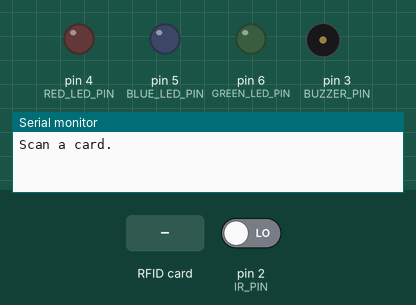
Simulated run of this sketch. Board: Arduino Uno, built with avr-gcc and run on an emulated ATmega328P. On the bench: output pins drawn as LEDs (lit = HIGH), buzzer (waves = sounding), the last lines printed to the serial monitor. The inputs (shaded band) are chosen by the test bench; at power-on: pin 2 (IR_PIN) LOW. EEPROM starts erased; pins used as bus, display or sensor lines are not drawn.

Above: at 1.2 s.
1.3 s: RFID card DE AD BE EF held to the reader
At 1.7 s:
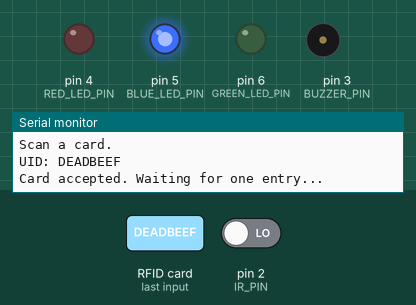
3.9 s: RFID card 5E 7A 19 C4 held to the reader
At 4.4 s:
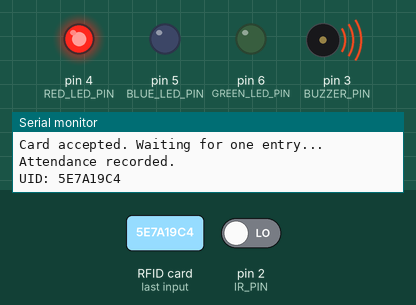
6.2 s: RFID card 12 34 56 78 held to the reader
At 7.12 s:
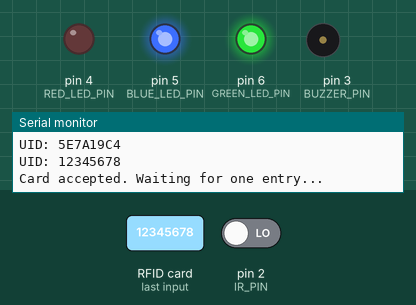
Timing chart, 0 to 9.2 s (numbered marks = the images above; inputs shaded):
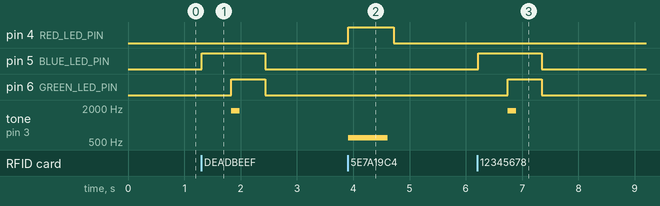

Measured:
- after the input at 1.3 s, pin 5 (BLUE_LED_PIN): LOW → HIGH at once, → LOW 1.1 s later; pin 6 (GREEN_LED_PIN): LOW → HIGH after 0.53 s, → LOW 0.60 s later; tone on pin 3 (BUZZER_PIN): silent → 1800 Hz after 0.53 s, → silent 0.15 s later
- after the input at 3.9 s, pin 4 (RED_LED_PIN): LOW → HIGH at once, → LOW 0.80 s later; tone on pin 3 (BUZZER_PIN): silent → 600 Hz at once, → silent 0.70 s later
- after the input at 6.2 s, pin 5 (BLUE_LED_PIN): LOW → HIGH at once, → LOW 1.1 s later; pin 6 (GREEN_LED_PIN): LOW → HIGH after 0.55 s, → LOW 0.60 s later; tone on pin 3 (BUZZER_PIN): silent → 1800 Hz after 0.55 s, → silent 0.15 s later

The sketch:

08_RFID_Smart_Attendance.ino
```cpp
#include <SPI.h>
#include <MFRC522.h>
#include <EEPROM.h>

/*
  RFID-Based Smart Attendance System - Arduino Uno R3

  Install: MFRC522 library by GithubCommunity/miguelbalboa.

  MFRC522:
  SDA/SS -> D10
  SCK -> D13
  MOSI -> D11
  MISO -> D12
  RST -> D9
  3.3V -> 3.3V (never 5V)

  IR proximity output -> D2
  Buzzer -> D3
  Red LED -> D4
  Blue LED -> D5
  Green LED -> D6

  Replace AUTHORIZED_UIDS with your own card UIDs shown in Serial Monitor.
*/

const byte SS_PIN = 10;
const byte RST_PIN = 9;
const byte IR_PIN = 2;
const byte BUZZER_PIN = 3;
const byte RED_LED_PIN = 4;
const byte BLUE_LED_PIN = 5;
const byte GREEN_LED_PIN = 6;

const unsigned long ENTRY_TIMEOUT_MS = 7000;
const unsigned long DUPLICATE_LOCKOUT_MS = 30000;

MFRC522 rfid(SS_PIN, RST_PIN);

const char *AUTHORIZED_UIDS[] = {
  "DEADBEEF",
  "12345678"
};
const byte AUTHORIZED_COUNT =
    sizeof(AUTHORIZED_UIDS) / sizeof(AUTHORIZED_UIDS[0]);

struct AttendanceRecord {
  byte uid[4];
  unsigned long marker;
};

const int RECORD_SIZE = sizeof(AttendanceRecord);
const int MAX_RECORDS = (EEPROM.length() - 1) / RECORD_SIZE;

String uidToString(const MFRC522::Uid &uid) {
  String result;
  for (byte i = 0; i < uid.size; i++) {
    if (uid.uidByte[i] < 0x10) result += '0';
    result += String(uid.uidByte[i], HEX);
  }
  result.toUpperCase();
  return result;
}

bool isAuthorized(const String &uid) {
  for (byte i = 0; i < AUTHORIZED_COUNT; i++) {
    if (uid == AUTHORIZED_UIDS[i]) return true;
  }
  return false;
}

bool waitForSingleEntry() {
  const unsigned long startedAt = millis();
  bool detected = false;

  while (millis() - startedAt < ENTRY_TIMEOUT_MS) {
    const bool personPresent = digitalRead(IR_PIN) == LOW;

    if (personPresent && !detected) {
      detected = true;
      delay(500);

      if (digitalRead(IR_PIN) == LOW) {
        return true;
      }
    }

    delay(20);
  }

  return false;
}

void saveAttendance(const MFRC522::Uid &uid) {
  byte count = EEPROM.read(0);
  if (count == 0xFF || count >= MAX_RECORDS) count = 0;

  AttendanceRecord record = {};
  for (byte i = 0; i < 4 && i < uid.size; i++) {
    record.uid[i] = uid.uidByte[i];
  }
  record.marker = millis();

  EEPROM.put(1 + count * RECORD_SIZE, record);
  EEPROM.update(0, count + 1);
}

void showDenied() {
  digitalWrite(RED_LED_PIN, HIGH);
  tone(BUZZER_PIN, 600, 700);
  delay(800);
  digitalWrite(RED_LED_PIN, LOW);
}

void showAccepted() {
  digitalWrite(GREEN_LED_PIN, HIGH);
  tone(BUZZER_PIN, 1800, 150);
  delay(600);
  digitalWrite(GREEN_LED_PIN, LOW);
}

void setup() {
  pinMode(IR_PIN, INPUT);
  pinMode(BUZZER_PIN, OUTPUT);
  pinMode(RED_LED_PIN, OUTPUT);
  pinMode(BLUE_LED_PIN, OUTPUT);
  pinMode(GREEN_LED_PIN, OUTPUT);

  Serial.begin(9600);
  SPI.begin();
  rfid.PCD_Init();

  Serial.println(F("Scan a card."));
}

void loop() {
  static String lastUid;
  static unsigned long lastAcceptedAt = 0;

  if (!rfid.PICC_IsNewCardPresent() || !rfid.PICC_ReadCardSerial()) {
    return;
  }

  const String uid = uidToString(rfid.uid);
  Serial.print(F("UID: "));
  Serial.println(uid);

  if (!isAuthorized(uid)) {
    showDenied();
  } else if (uid == lastUid &&
             millis() - lastAcceptedAt < DUPLICATE_LOCKOUT_MS) {
    Serial.println(F("Duplicate attendance blocked."));
    showDenied();
  } else {
    digitalWrite(BLUE_LED_PIN, HIGH);
    Serial.println(F("Card accepted. Waiting for one entry..."));

    if (waitForSingleEntry()) {
      saveAttendance(rfid.uid);
      lastUid = uid;
      lastAcceptedAt = millis();
      showAccepted();
      Serial.println(F("Attendance recorded."));
    } else {
      showDenied();
      Serial.println(F("Entry was not verified."));
    }

    digitalWrite(BLUE_LED_PIN, LOW);
  }

  rfid.PICC_HaltA();
  rfid.PCD_StopCrypto1();
  delay(500);
}
```
